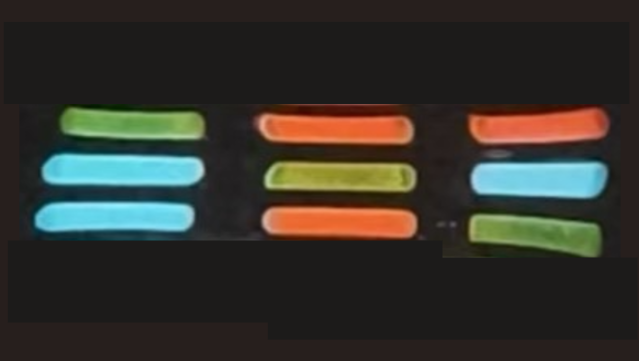
#> input picture Sample/0331/Pic03_D1-SPEACIAL.png, 639 x 361 px, found by its file name
$ python main.py
#> lines starting #> are read from the running program, lines starting #| are printed output that depends on the picture; after the words box and inside, x2 and y2 are one past the last pixel; in counts of white or black regions, pixels touching at a corner belong together; long printed decimals are rounded
#> in __init__, self.image is the input picture: shape (361, 639, 3); mean B, G, R 44.8, 51.5, 52.8
### Application/image_preprocessing.py
import cv2
import numpy as np

def light_detect(self):
    """计算前20%(HP_lightest_pencent)的元素亮度，用来筛选不需要的图像"""

    gray_image = cv2.cvtColor(self.image, cv2.COLOR_BGR2GRAY)
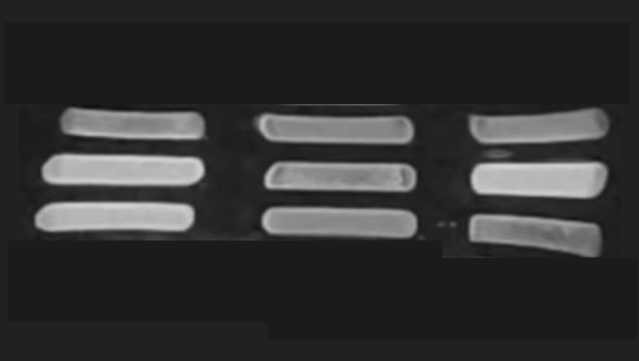
#> gray_image: shape (361, 639); min 14, max 213, mean 51
    # 计算灰度图像的直方图


    hist = cv2.calcHist([gray_image], [0], None, [256], [0, 256])
#> hist = 256 values, max 105574 at index 27, min 0 at index 0, mean 901.1


    total_pixels = gray_image.shape[0] * gray_image.shape[1]
#> total_pixels = 230679
    top_20_percent_pixels = int(total_pixels * self.HP_lightest_pencent / 100)
#> top_20_percent_pixels = 46135
    # 计算前20%亮度的像素数

    # 找到前20%亮度的像素值
    cumulative_sum = 0
    for i in range(255, -1, -1):
        cumulative_sum += hist[i]
        if cumulative_sum >= top_20_percent_pixels:
            threshold = i
            break
#> this loop made 211 passes
#> cumulative_sum on passes 1 to 3: [0], [0], [0]
#> after the loop, cumulative_sum = [46358]

    print("亮度计算值：")
    print(threshold)
    # 提取前20%亮度的像素
    top_20_percent_mask = gray_image >= threshold
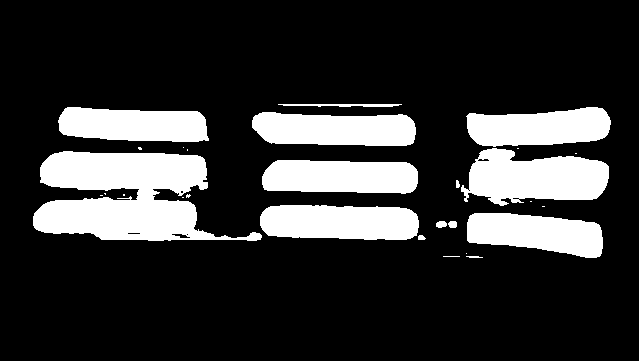
#> top_20_percent_mask: shape (361, 639) bool; 20.1% white; 28 white regions (14 under 20 px), largest, box (x1, y1, x2, y2) and area: (33, 151, 262, 241) 12349, (461, 148, 609, 206) 5894, (260, 205, 419, 240) 4943

    # 计算这些像素的平均亮度
    average_brightness = np.mean(gray_image[top_20_percent_mask])
#> average_brightness = 134.4

    # print("亮度：")
    # print(average_brightness)
    self.lightMax = average_brightness
#> self.lightMax = 134.4
#| 134.424

    return


def preprocess_image(self):
    """图像预处理流水线，规范大小，找出边缘（初步）"""
    # 尺寸标准化
    img = cv2.resize(self.image, (self.target_size_x, self.target_size_y), interpolation=cv2.INTER_AREA)
    self.Sized_img = img

    # 图像增强
    hsv = cv2.cvtColor(img, cv2.COLOR_BGR2HSV)
#> hsv: shape (225, 400, 3); mean H, S, V 27.8, 63.1, 62.2
    v_channel = hsv[:, :, 2]  # 提取 V 通道
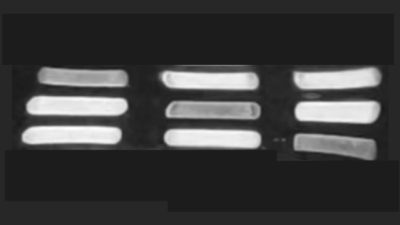
#> v_channel: shape (225, 400); min 25, max 255, mean 62.2

    # 对亮度较高的像素进行指数映射
    v_normalized = v_channel / 255.0  # 归一化到 [0, 1]
    brightness_threshold = self.HPbrightness_threshold  # 最大的一个分量
    gamma = self.HP_gamma  # <0 就是放大
    mask = v_channel > brightness_threshold  # 创建高亮区域的掩码
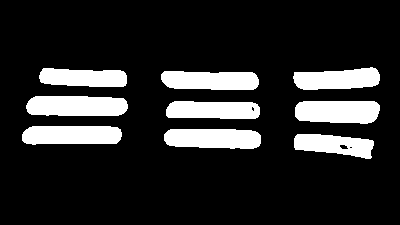
#> mask: shape (225, 400) bool; 16.1% white; 9 white regions, largest, box (x1, y1, x2, y2) and area: (26, 96, 128, 116) 1870, (295, 101, 380, 124) 1750, (164, 129, 261, 149) 1734
    v_enhanced = np.where(mask, np.power(v_normalized, gamma) * 255, v_channel)  # 仅增强高亮区域
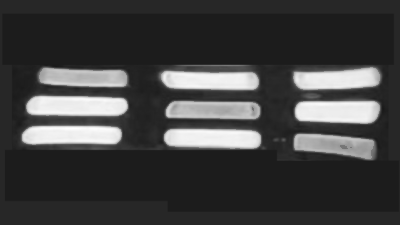
#> v_enhanced: shape (225, 400) float64; min 25, max 255, mean 64.6
    v_enhanced = v_enhanced.astype(np.uint8)  # 恢复像素范围

    # 将增强后的 V 通道合并回 HSV 图像
    hsv[:, :, 2] = v_enhanced
#> hsv: shape (225, 400, 3); mean H, S, V 27.8, 63.1, 64.5
    img_enhanced = cv2.cvtColor(hsv, cv2.COLOR_HSV2BGR)  # 转换回 BGR 颜色空间
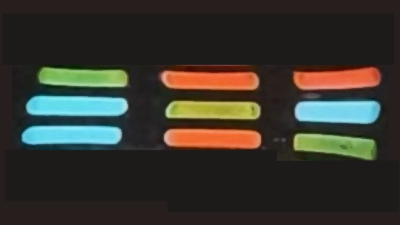
#> img_enhanced: shape (225, 400, 3); mean B, G, R 45.9, 53.3, 54.5

    gray = cv2.cvtColor(img_enhanced, cv2.COLOR_BGR2GRAY)
    blurred = cv2.GaussianBlur(gray, (self.HPsizeGaussian, self.HPsizeGaussian), 0)  # 高斯模糊
    edged = cv2.Canny(blurred, self.HPt1Canny, self.HPt2Canny)  # Canny边缘检测
#> edged: shape (225, 400); 2.1% white in thin lines or dots, all inside (x1, y1, x2, y2) = (21, 67, 381, 160)


    # 形态学增强：闭运算以填充边缘检测后的孔洞
    kernel = cv2.getStructuringElement(cv2.MORPH_RECT, (self.HPkernel, self.HPkernel))  # 返回一个卷积核
    closed = cv2.morphologyEx(edged, cv2.MORPH_CLOSE, kernel)
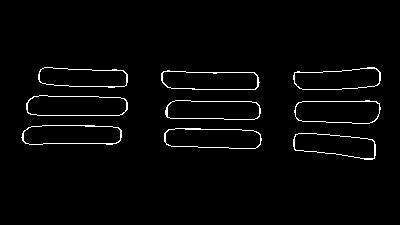
#> closed: shape (225, 400); 2.4% white in thin lines or dots, all inside (x1, y1, x2, y2) = (21, 67, 381, 160)

    self.visualize_process("Standard Size Pic", img)  # 标准尺寸图片
    self.visualize_process("Gamma Func.", img_enhanced)  # 增亮图像
    self.visualize_process("Gray Func.", gray)  # 灰度图像
    self.visualize_process("GaussianBlur Func.", blurred)  # 高斯模糊图像
    self.visualize_process("Canny Edge Func.", edged)  # Canny 边缘检测
    self.visualize_process("CLOSED Func.", closed)

    self.closed_img = closed

    # 下断点
    # cv2.waitKey()
    return

### Application/contour_detection.py
import cv2
import numpy as np

def detect_contours(self):
    """这个函数主要作用是剔除无用边缘"""
    contours, _ = cv2.findContours(self.closed_img, cv2.RETR_EXTERNAL, cv2.CHAIN_APPROX_SIMPLE)
#> contours = 9 contours; largest, box (x1, y1, x2, y2) and area: (26, 95, 128, 116) 1828, (294, 100, 381, 124) 1712, (21, 125, 122, 145) 1704, (164, 128, 262, 149) 1694, (165, 100, 261, 120) 1606

    img_size_x = self.target_size_x
    img_size_y = self.target_size_y  # 分别获取x和y方向的目标尺寸
    min_dim_x = img_size_x // self.min_screen_coef
    min_dim_y = img_size_y // self.min_screen_coef
    max_dim_x = img_size_x // self.max_screen_coef
    max_dim_y = img_size_y // self.max_screen_coef

    valid_contours = []  # 可用边缘
    quadrilaterals = []  # 内接四边形

    for cnt in contours:# 筛选每个轮廓
        if len(cnt) < 5:  # 至少需要5个点才能构成有效轮廓
            continue
        area = cv2.contourArea(cnt)
        if area < self.min_contour_area: # 最小轮廓面积限制
            continue

        try:
            rect = cv2.minAreaRect(cnt)
            # minAreaRect 计算的是外接矩形（旋转）
            box = cv2.boxPoints(rect)
            # 旋转矩形的四个点坐标
            box = np.intp(box)

            # 分别检查x和y方向是否超出图像边界
            if (box[:, 0] < 0).any() or (box[:, 0] >= img_size_x).any() or \
            (box[:, 1] < 0).any() or (box[:, 1] >= img_size_y).any():
                continue

            # 计算旋转矩形的宽度和高度
            width = max(np.linalg.norm(box[0] - box[1]), np.linalg.norm(box[2] - box[3]))
            height = max(np.linalg.norm(box[1] - box[2]), np.linalg.norm(box[3] - box[0]))

            # 判断宽度和高度是否在允许的范围内
            if not (min_dim_x <= width <= max_dim_x and min_dim_y <= height <= max_dim_y):
                continue


        except:
            continue


        valid_contours.append(cnt)
        quadrilaterals.append(box)
#> this loop made 9 passes
#> (area, rect, box, width, height) on passes 1 to 6: (1510.5, ((334.3, 144.6), (21.21, 83.35), -82.87), [[374, 160], [291, 149], [294, 128], [376, 139]], 83.73, 21.21), (1693.5, ((212.5, 138), (19.29, 97.14), -88.6), [[260, 148], [163, 146], [164, 127], [261, 129]], 97.02, 19.03), (1704.5, ((71, 134.5), (19, 100), -90), [[120, 144], [21, 144], [21, 125], [120, 125]], 99, 19), (1711.5, ((337, 111.5), (23, 86), -90), [[380, 123], [294, 123], [294, 100], [380, 100]], 86, 23), (1606.5, ((212.5, 109.6), (18.44, 95.04), -89.06), [[259, 119], [164, 118], [165, 99], [260, 101]], 95.02, 19.03), (1827.5, ((76.5, 105), (20, 101), -90), [[126, 114], [26, 114], [26, 94], [126, 94]], 100, 20)
#> after the loop, quadrilaterals = 8 items; valid_contours = 8 contours; box (x1, y1, x2, y2) and area: (26, 95, 128, 116) 1828, (294, 100, 381, 124) 1712, (21, 125, 122, 145) 1704, (164, 128, 262, 149) 1694, (165, 100, 261, 120) 1606, (161, 70, 260, 90) 1603, (293, 133, 376, 160) 1510, (38, 67, 128, 88) 1446

    print("有效边缘个数：")
    print(len(valid_contours))
#| 8
    print("有效内接四边形个数：")
    print(len(quadrilaterals))
#| 8

    if len(quadrilaterals) != 9:
        print("有效内接四边形不为9！！请检查超参数配置或检查图片")
        cv2.waitKey()


    self.contours = valid_contours
#> self.contours has the same summary as valid_contours
    self.quadrilaterals = self.sort_quad(quadrilaterals)  # 调用类的方法

    # 断点
    # cv2.waitKey()
    return

def sort_quad(self, quadrilaterals):
    """将每个四边形的顶点按照左上、右上、右下、左下的顺序排序。"""
    sorted_quads = []

    for quad in quadrilaterals:
        quad = np.array(quad)
        sorted_by_x = quad[np.argsort(quad[:, 0])]
        left_points = sorted_by_x[:2]
        right_points = sorted_by_x[2:]

        left_points = left_points[np.argsort(left_points[:, 1])]
        top_left, bottom_left = left_points[0], left_points[1]

        right_points = right_points[np.argsort(right_points[:, 1])]
        top_right, bottom_right = right_points[0], right_points[1]

        sorted_quad = np.array([top_left, top_right, bottom_right, bottom_left])
        sorted_quads.append(sorted_quad)
#> this loop made 8 passes
#> (quad, sorted_by_x, sorted_quad) on passes 1 to 4: ([[374, 160], [291, 149], [294, 128], [376, 139]], [[291, 149], [294, 128], [374, 160], [376, 139]], [[294, 128], [376, 139], [374, 160], [291, 149]]), ([[260, 148], [163, 146], [164, 127], [261, 129]], [[163, 146], [164, 127], [260, 148], [261, 129]], [[164, 127], [261, 129], [260, 148], [163, 146]]), ([[120, 144], [21, 144], [21, 125], [120, 125]], [[21, 144], [21, 125], [120, 144], [120, 125]], [[21, 125], [120, 125], [120, 144], [21, 144]]), ([[380, 123], [294, 123], [294, 100], [380, 100]], [[294, 123], [294, 100], [380, 123], [380, 100]], [[294, 100], [380, 100], [380, 123], [294, 123]])
#> after the loop, sorted_quads = 8 items

    sorted_quadrilaterals = self.sort_quadrilaterals(sorted_quads)
    return sorted_quadrilaterals

def sort_quadrilaterals(self, points_list):
    """对 9 个四边形进行排序，从左到右：按照123第一排；456第二排；789第三排"""
    quad_centers = []
    for quad in points_list:
        cx = sum(p[0] for p in quad) / 4
        cy = sum(p[1] for p in quad) / 4
        quad_centers.append((cx, cy))
#> this loop made 8 passes
#> (quad, cx, cy) on passes 1 to 8: ([[294, 128], [376, 139], [374, 160], [291, 149]], 333.8, 144), ([[164, 127], [261, 129], [260, 148], [163, 146]], 212, 137.5), ([[21, 125], [120, 125], [120, 144], [21, 144]], 70.5, 134.5), ([[294, 100], [380, 100], [380, 123], [294, 123]], 337, 111.5), ([[165, 99], [260, 101], [259, 119], [164, 118]], 212, 109.2), ([[26, 94], [126, 94], [126, 114], [26, 114]], 76, 104), ([[161, 69], [259, 72], [258, 90], [160, 88]], 209.5, 79.75), ([[38, 66], [127, 69], [126, 87], [37, 85]], 82, 76.75)
#> after the loop, quad_centers = [(333.8, 144), (212, 137.5), (70.5, 134.5), (337, 111.5), (212, 109.2), (76, 104), (209.5, 79.75), (82, 76.75)]

#> (the run stopped early here; a loop or call above may not have finished)
